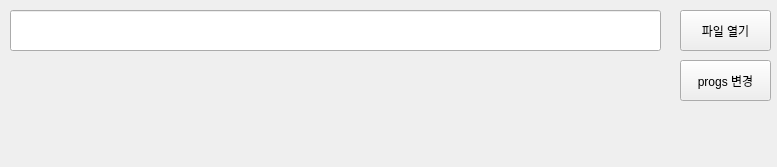
<?xml version="1.0" encoding="UTF-8"?>
<ui version="4.0">
 <class>Form</class>
 <widget class="QWidget" name="Form">
  <property name="geometry">
   <rect>
    <x>0</x>
    <y>0</y>
    <width>777</width>
    <height>167</height>
   </rect>
  </property>
  <property name="windowTitle">
   <string>Form</string>
  </property>
  <widget class="QPushButton" name="pushButton_FileOpen">
   <property name="geometry">
    <rect>
     <x>680</x>
     <y>10</y>
     <width>91</width>
     <height>41</height>
    </rect>
   </property>
   <property name="text">
    <string>파일 열기</string>
   </property>
  </widget>
  <widget class="QLineEdit" name="lineEdit_Path">
   <property name="geometry">
    <rect>
     <x>10</x>
     <y>10</y>
     <width>651</width>
     <height>41</height>
    </rect>
   </property>
  </widget>
  <widget class="QPushButton" name="pushButton_Progs_2">
   <property name="geometry">
    <rect>
     <x>680</x>
     <y>60</y>
     <width>91</width>
     <height>41</height>
    </rect>
   </property>
   <property name="text">
    <string>progs 변경</string>
   </property>
  </widget>
 </widget>
 <resources/>
 <connections/>
</ui>
